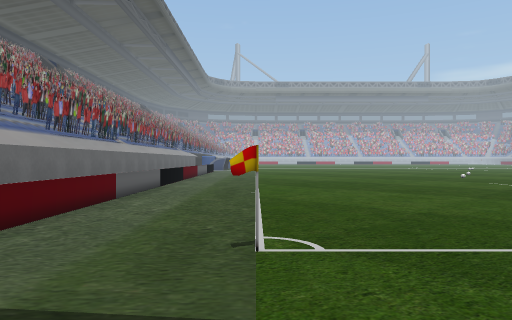
view 1 (above)

24 first-person views from a walk through a scene from a Unity 3-D project. The camera is 1.4 m above the floor, looks level and sees 70° across. The floor is counted in squares, 2 m on a side. Each view is taken from the middle of a square. On the plan, view 1 faces up. The plan holds only what a view shows up to about 11 squares ahead; the rest is blank. The place goes on beyond the plan. The player is left out.

view 2
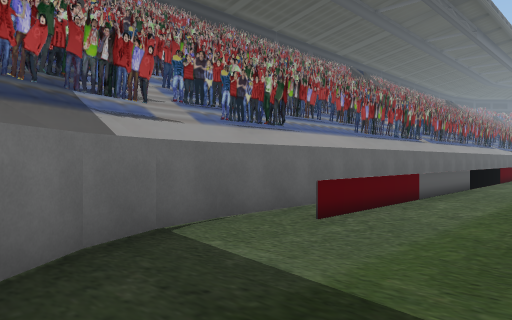

view 3
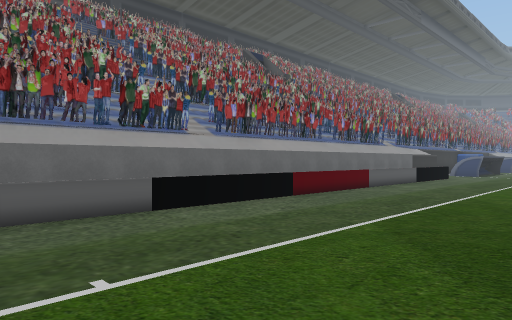

view 4
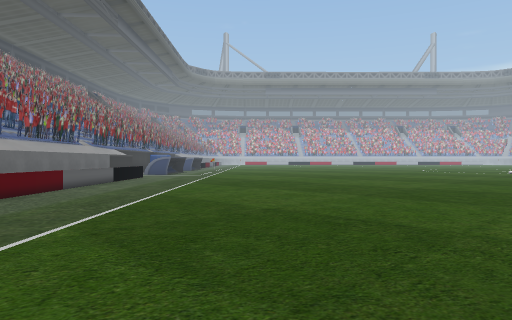

view 5
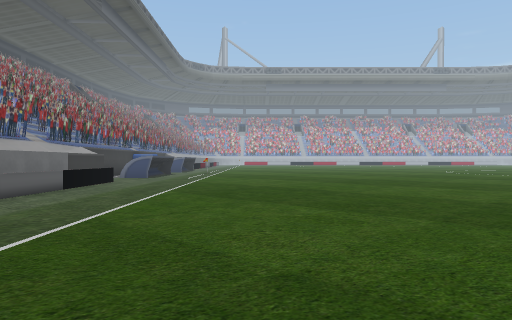

view 6
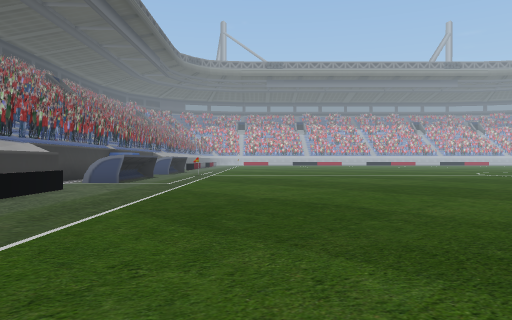

view 7
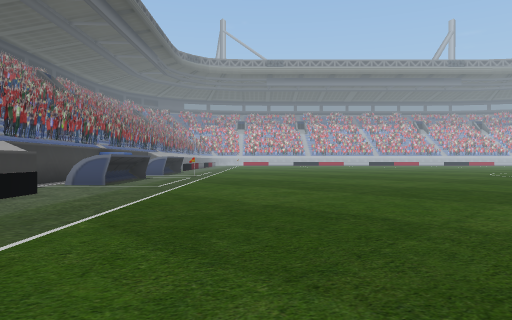

view 8
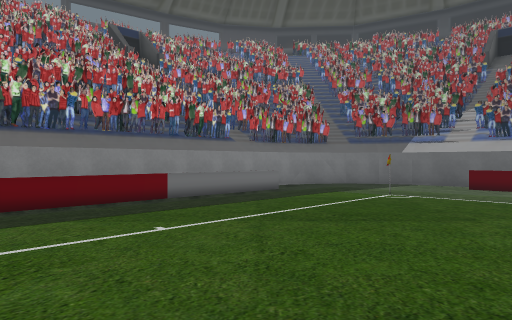

view 9
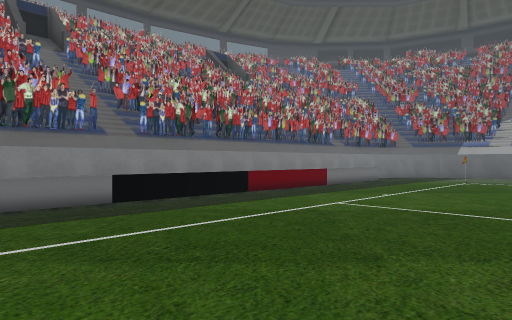

view 10
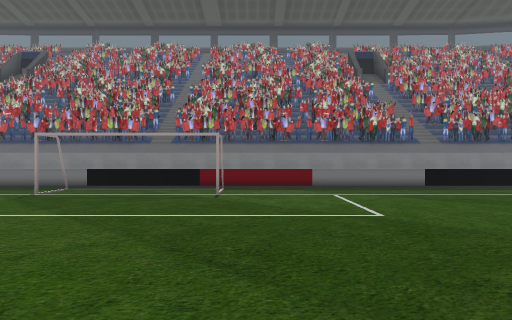

view 11
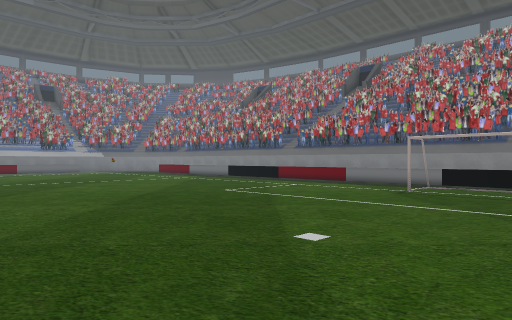

view 12
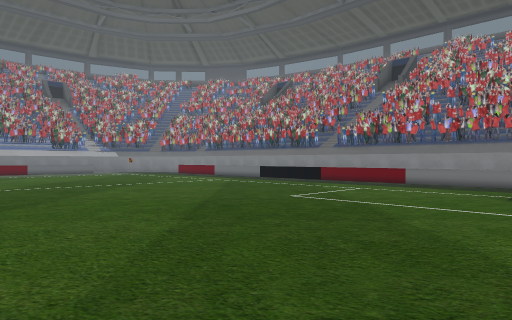

view 13
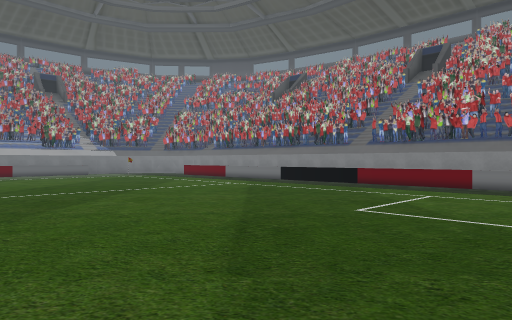

view 14
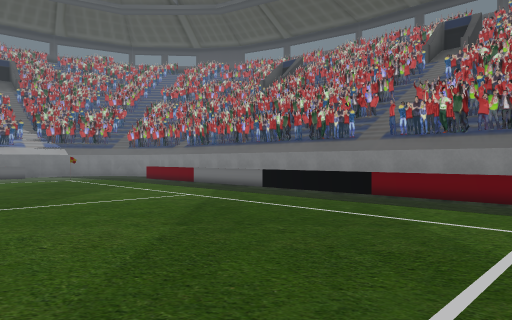

view 15
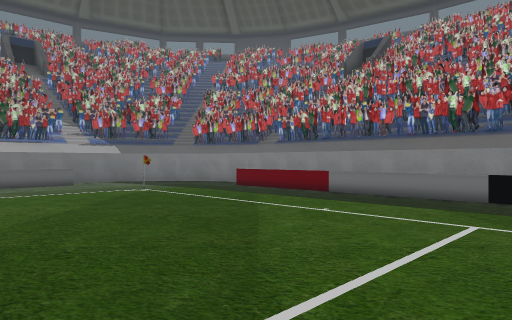

view 16
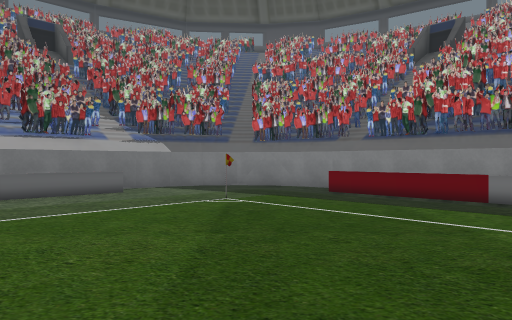

view 17
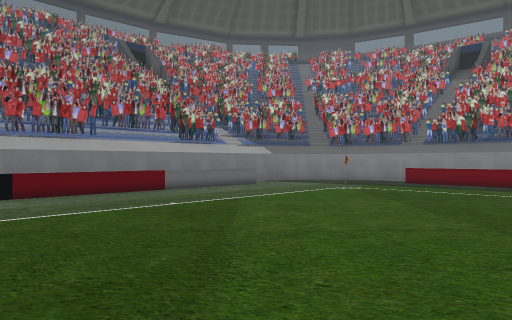

view 18
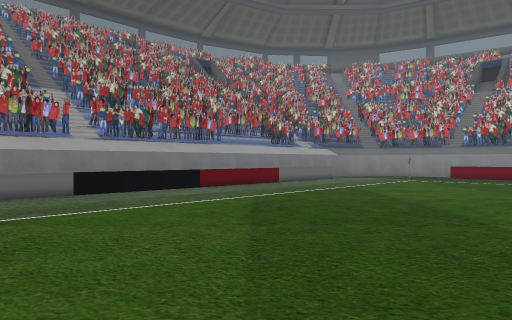

view 19
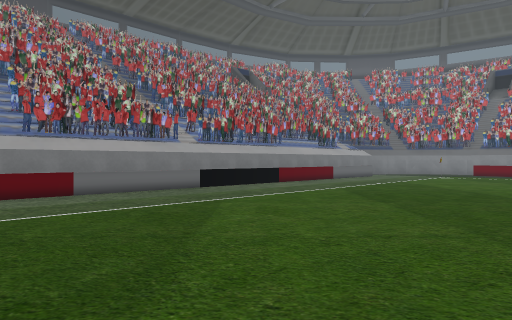

view 20
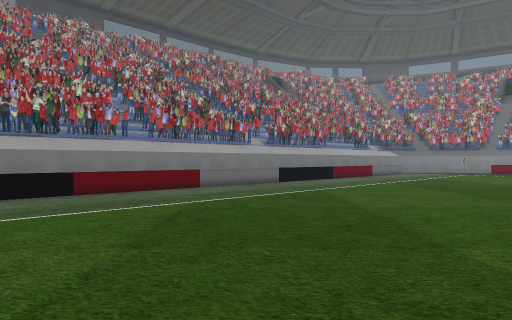

view 21
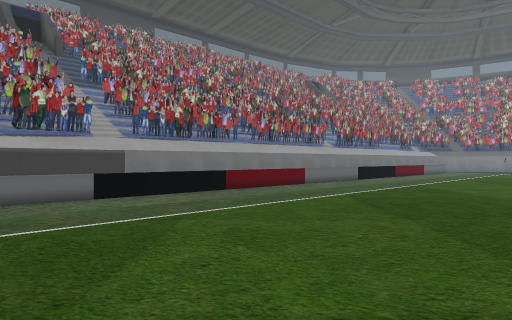

view 22
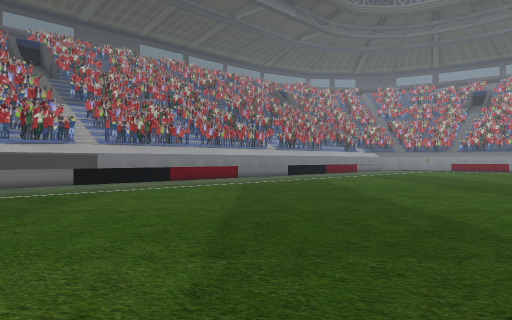

view 23
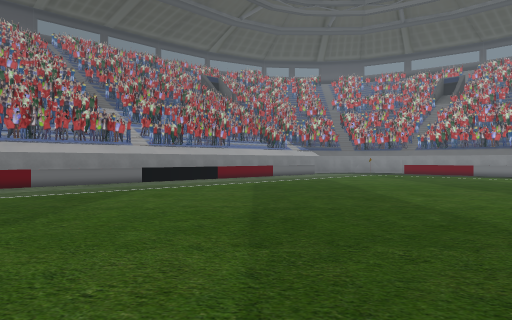

view 24
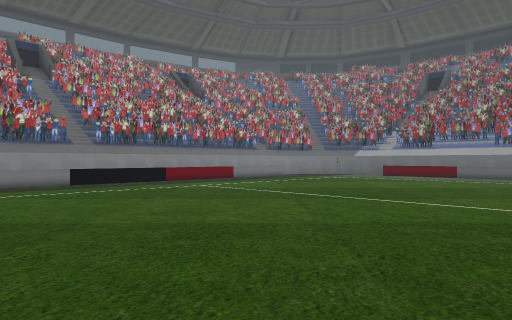

### Floor plan
Points are (right, up) in squares from view 1. A wall is a line through its corners. A room is listed if a view was taken in it or the views show most of it. See-through windows are left out.
Room 1 (views 1, 2, 3, 4, 5, 6, 7, 8, 9, 10, 11, 12, 13, 14, 15, 16, 17, 18, 19, 20, 21, 22, 23, 24)
walls: (33.9, -0.7) (34.9, -0.6); (0, -0.7) (34, -0.7); (34.8, -0.6) (35.7, -0.2); (-0.9, -0.5) (0, -0.6); (-2, 25) (-2, 24) (-3.2, 24); (-3.4, 23) (-3.4, 2.6); (-3.4, 2.9) (-3.3, 1.9) (-2.9, 1); (37.4, 2.7) (37.4, 23); (35.6, -0.3) (36.4, 0.3) (37, 1.1); (-1.8, -0.2) (-0.9, -0.6); (-2.4, 0.4) (-1.7, -0.3); (37.3, 1.8) (37.4, 2.8); (36.9, 1) (37.3, 1.9); (-3, 1.1) (-2.4, 0.3)
low walls: (0.5, 0.3) (33.5, 0.3); (-2.5, 21.5) (-2.5, 3.5); (36.5, 3.4) (36.5, 23.2)
objects: other object (15, 2); other object (18, 2)

Where each view was taken, in squares from view 1:
view 1: 0 up, 0 right, facing up
view 2: 0 up, 0 right, facing up-left
view 3: 7 up, 2 right, facing up-left
view 4: 7 up, 2 right, facing up
view 5: 10 up, 2 right, facing up
view 6: 13 up, 2 right, facing up
view 7: 14 up, 2 right, facing up
view 8: 6 up, 7 right, facing down-left
view 9: 6 up, 12 right, facing down-left
view 10: 10 up, 14 right, facing down
view 11: 11 up, 15 right, facing down-right
view 12: 11 up, 17 right, facing down-right
view 13: 10 up, 19 right, facing down-right
view 14: 7 up, 21 right, facing down-right
view 15: 7 up, 26 right, facing down-right
view 16: 7 up, 29 right, facing down-right
view 17: 11 up, 29 right, facing down-right
view 18: 15 up, 29 right, facing down-right
view 19: 18 up, 29 right, facing down-right
view 20: 21 up, 29 right, facing down-right
view 21: 24 up, 30 right, facing down-right
view 22: 25 up, 26 right, facing down-right
view 23: 18 up, 26 right, facing down-right
view 24: 11 up, 13 right, facing down-left
